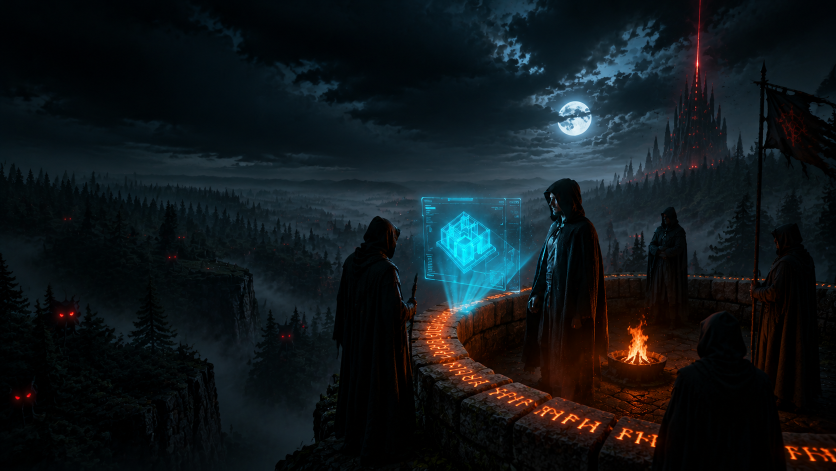
#> input picture autovideo_tool/image/image_1.png, 1672 x 941 px (shown at 1/2 size); its folder holds only this picture in this run
$ python -i story_visuals.py   (imports and definitions only)
#> lines starting #> are read from the running program, lines starting #| are printed output that depends on the picture
from __future__ import annotations

import hashlib
import math
import re
import textwrap
from dataclasses import dataclass, field
from pathlib import Path

from PIL import Image, ImageDraw, ImageEnhance, ImageFilter, ImageFont


STOPWORDS = {
    "the", "a", "an", "and", "or", "but", "to", "of", "in", "on", "at", "for",
    "with", "from", "by", "as", "is", "was", "were", "be", "been", "it", "its",
    "this", "that", "he", "she", "they", "his", "her", "their", "i", "you", "we",
    "had", "has", "have", "not", "so", "then", "into", "out", "up", "down",
}


@dataclass
class StoryScene:
    start: float
    duration: float
    heading: str
    excerpt: str
    keywords: list[str]
    style: str
    lines: list[str] = field(default_factory=list)
    active_index: int = 0


# [10 lines left out: function _font, not called in this run]


def _sentences(text: str) -> list[str]:
    values = re.split(r"(?<=[.!?…])\s+|\n+", text)
    return [re.sub(r"\s+", " ", value).strip() for value in values if len(value.strip()) >= 12]


# [174 lines left out: functions _keywords, build_storyboard, build_cue_storyboard, build_source_line_storyboard, _wrap, _base_canvas, not called in this run]


def render_scene(scene: StoryScene, output: Path, background: Path | None = None, index: int = 0) -> None:
    seed = int(hashlib.sha1(scene.excerpt.encode("utf-8")).hexdigest()[:8], 16)
    image = _base_canvas(background, seed)
    draw = ImageDraw.Draw(image)
    white, muted = (245, 247, 255, 255), (191, 200, 218, 255)
    accent = [(54, 211, 153, 255), (96, 165, 250, 255), (244, 114, 182, 255), (251, 191, 36, 255)][index % 4]
    draw.rounded_rectangle((105, 80, 1815, 1000), radius=42, fill=(5, 10, 22, 178), outline=(*accent[:3], 120), width=3)
    draw.text((160, 130), scene.heading.upper(), font=_font(34, True), fill=accent)

    # Small theme icon: deliberately simple so the story text remains dominant.
    icon_x, icon_y = 1690, 235
    icon_kind = seed % 4
    if icon_kind == 0:  # book
        draw.rounded_rectangle((icon_x-72, icon_y-48, icon_x+72, icon_y+48), 12, outline=accent, width=5)
        draw.line((icon_x, icon_y-45, icon_x, icon_y+45), fill=accent, width=4)
    elif icon_kind == 1:  # sparkle
        draw.polygon([(icon_x, icon_y-70), (icon_x+18, icon_y-18), (icon_x+70, icon_y),
                      (icon_x+18, icon_y+18), (icon_x, icon_y+70), (icon_x-18, icon_y+18),
                      (icon_x-70, icon_y), (icon_x-18, icon_y-18)], outline=accent, fill=(*accent[:3], 45))
    elif icon_kind == 2:  # crossed blades
        draw.line((icon_x-55, icon_y-55, icon_x+55, icon_y+55), fill=accent, width=9)
        draw.line((icon_x+55, icon_y-55, icon_x-55, icon_y+55), fill=accent, width=9)
        draw.ellipse((icon_x-13, icon_y-13, icon_x+13, icon_y+13), fill=accent)
    else:  # energy rings
        for radius in (24, 46, 68):
            draw.ellipse((icon_x-radius, icon_y-radius, icon_x+radius, icon_y+radius), outline=(*accent[:3], 220-radius), width=4)

    keyword = scene.keywords[0][:18] if scene.keywords else "STORY"
    draw.text((icon_x, 330), keyword.upper(), font=_font(21, True), fill=accent, anchor="mm")

    # Large centered quote, with font size adapted to the amount of story text.
    length = len(scene.excerpt)
    font_size = 52 if length <= 240 else 44 if length <= 400 else 37
    quote_font = _font(font_size, True)
    wrapped = _wrap(draw, scene.excerpt, quote_font, 1450)
    line_height = font_size + 16
    max_lines = 11 if font_size <= 37 else 9
    wrapped = wrapped[:max_lines]
    total_height = len(wrapped) * line_height
    y = max(290, 565 - total_height // 2)
    for value in wrapped:
        draw.text((960, y), value, font=quote_font, fill=white, anchor="ma", align="center")
        y += line_height
    draw.rectangle((160, 955, 1760, 960), fill=(60, 75, 100, 180))
    progress = min(1.0, (index + 1) / max(index + 1, 50))
    draw.rectangle((160, 955, 160 + int(1600 * progress), 960), fill=accent)
    output.parent.mkdir(parents=True, exist_ok=True)
    image.convert("RGB").save(output, quality=94)


# [12 lines left out: function render_storyboard, not called in this run]

>>> import cv2
>>> picture = cv2.imread('image/image_1.png', cv2.IMREAD_GRAYSCALE)
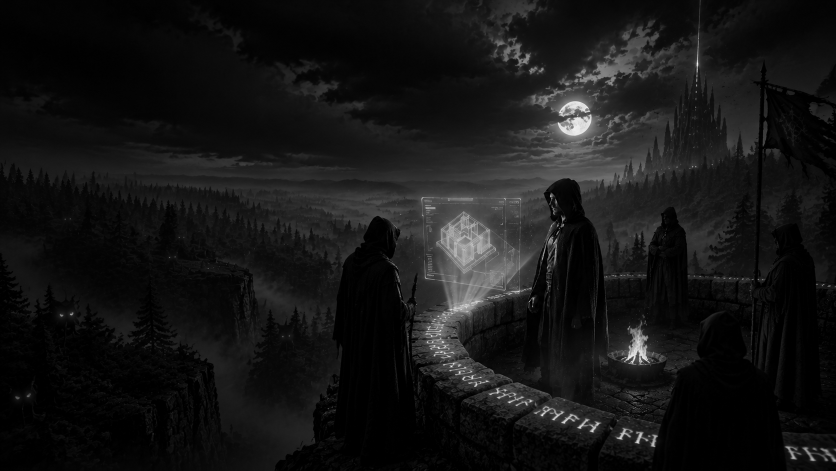
#> picture: shape (941, 1672) (shown at 1/2 size); min 0, max 250, mean 21.5
>>> result = render_scene(picture, 'out.png')
#> (the run stopped early here; a loop or call above may not have finished)
